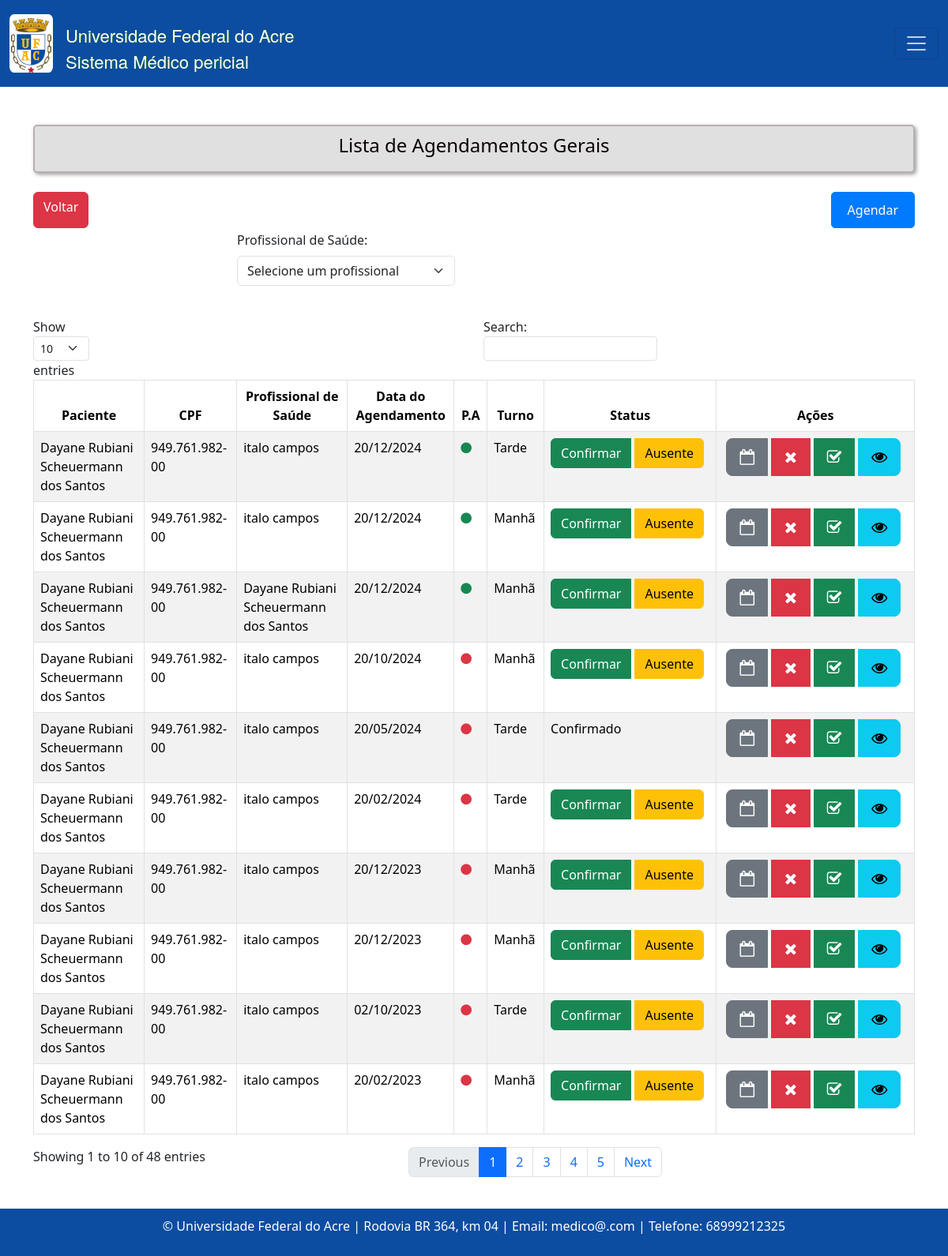
Page /agendamento/lista on the committed database.
### consulta/models.py (models this page shows, shortened)
class Agendamento(models.Model):
    TURNO_CHOICES = [
        ('manha', 'Manhã'),
        ('tarde', 'Tarde'),
    ]
    status_atendimento = models.CharField(max_length=20, choices=[
        ('confirmado', 'Confirmado'),
        ('ausente', 'Ausente'),
        ('pendente', 'Pendente'),
    ], default='pendente')
    paciente = models.ForeignKey(Paciente, on_delete=models.CASCADE)
    profissional_saude = models.ForeignKey(Profissionaldasaude, on_delete=models.CASCADE)
    data_agendamento = models.DateTimeField(u'Data Agendamento', blank=False, null=False)
    turno = models.CharField(max_length=10, choices=TURNO_CHOICES)
    prioridade_atendimento = models.BooleanField(default=False)
    justificativa_cancelamento = models.TextField(blank=True, null=True)
    class Meta:
        ordering = ['-data_agendamento', 'paciente__nome']
        verbose_name = 'Agendamento'
        verbose_name_plural = 'Agendamentos'

class Paciente(models.Model):
    nome = models.CharField(max_length=100)
    data_nascimento = models.DateField()
    email = models.EmailField()
    rg = models.CharField(max_length=20)
    cpf = models.CharField(max_length=14, validators=[validate_cpf])
    sexo = models.CharField(max_length=1, choices=[('M', 'Masculino'), ('F', 'Feminino')])
    matricula = models.CharField(max_length=20)
    TIPO_PACIENTE_CHOICES = [
        ('Aluno', 'Aluno'),
        ('Servidor', 'Servidor'),
        ('Outro', 'Outro'),
    ]
    tipo_paciente = models.CharField(max_length=20, choices=TIPO_PACIENTE_CHOICES)
    cargo_funcao = models.CharField(max_length=50, default='', blank=True, null=True,)
    cep = models.CharField(max_length=9)
    cidade = models.CharField(max_length=50)
    bairro = models.CharField(max_length=50, default='')
    uf = models.CharField(max_length=2)
    numero = models.CharField(max_length=10)
    ddd_telefone = models.CharField(max_length=3)
    complemento = models.CharField(max_length=100, blank=True, null=True, default='')  # Adicionando o valor padrão aqui

class Profissionaldasaude(models.Model):
    usuario = models.ForeignKey(User, models.SET_NULL, blank=True, null=True,)
    nome = models.CharField('Nome Completo', max_length=100)
    data_nascimento = models.DateField(u'Data de Nascimento',)
    email = models.EmailField()
    rg = models.CharField(max_length=20)
    cpf = models.CharField(max_length=14, validators=[validate_cpf])
    sexo = models.CharField(max_length=1, choices=[('M', 'Masculino'), ('F', 'Feminino')]) #O parâmetro choices em um campo CharField ou IntegerField é usado para fornecer uma lista de escolhas para esse campo
    identificacao_unica = models.CharField(max_length=50, default='')
    cep = models.CharField(max_length=9)
    cidade = models.CharField(max_length=50)
    bairro = models.CharField(max_length=50, default='')
    uf = models.CharField('UF', max_length=2, choices=UF_CHOICE, default='AC')
    numero = models.CharField(max_length=10)
    ddd_telefone = models.CharField('Telefone Celular', max_length=14, help_text='Com DDD.')
    complemento = models.CharField(max_length=100, blank=True, null=True, default='') # blank=True, null=True é pra dizer que não é obrigatorio
    area = models.CharField(max_length=50, default='')
    unidade_siass = models.CharField(max_length=50, default='')
    formacao = models.CharField(max_length=20)
    conselho = models.CharField(max_length=20)
    registro = models.CharField(max_length=20)
    class Meta:
        ordering = ['nome', ]
        verbose_name = 'Profissonal de saúde'
        verbose_name_plural = 'Profissonais de saúde'

### consulta/views.py (the view, shortened to what this page needs)
# urls.py: path('agendamento/lista', listar_agendamentos, name='agendamentoListagem'),
def listar_agendamentos(request):
    form = PesquisaAgendamentoForm(request.GET)
    agendamentos = Agendamento.objects.all()
    profissionais_saude = Profissionaldasaude.objects.all()
    profissional_id = request.GET.get('profissional_saude')
    agendamentos = agendamentos.order_by('-data_agendamento')
    return render(request, 'consultas/listagem_agendamentos.html', {'form': form, 'agendamentos': agendamentos, 'profissionais_saude': profissionais_saude})

### consulta/forms.py
class PesquisaAgendamentoForm(forms.Form):
    cpf = forms.CharField(label='', required=False, widget=forms.TextInput(attrs={'class': 'form-control', 'placeholder': 'Pesquise por CPF'}))
    data_agendamento = forms.DateField(label='', required=False, widget=forms.DateInput(attrs={'type': 'date', 'class': 'form-control'}))

### templates/consultas/listagem_agendamentos.html (shortened to what this page needs)
{% extends "base.html" %}
{% load static %}
{% block content %}
<div class="text-center mb-4 custom-title">
  <h4>Lista de Agendamentos Gerais</h4>
</div>
<div class="d-flex justify-content-between">
  <a class="btn btn-danger" href="{% url 'home' %}" style="margin-bottom: 3px">
    Voltar
  </a>
  <a class="btn btn-primary" href="{% url 'agendamentoCreate' %}" style="margin-bottom: 3px">
    Agendar
  </a>
</div>
<div class="mb-4">
  <form method="get" class="mx-auto" style="max-width: 600px;">
    <div class="row">
      <div class="row align-items-end">
        <div class="col-md-6 mb-3">
          <label for="profissional_saude" class="form-label">Profissional de Saúde:</label>
          <select name="profissional_saude" id="profissional_saude" class="form-select">
            <option value="" selected>Selecione um profissional</option>
          </select>
        </div>
      </div>
      </div>
  </form>
</div>
<div class="table-responsive">
  <table id="example" class="table table-striped nowrap table-bordered" style="width:100%">
    <thead>
      <tr class="custom-table-row">
        <th scope="col" class="text-center">Paciente</th>
        <th scope="col" class="text-center">CPF</th>
        <th scope="col" class="text-center">Profissional de Saúde</th>
        <th scope="col" class="text-center">Data do Agendamento</th>
        <th scope="col" class="text-center">P.A</th>
        <th scope="col" class="text-center">Turno</th>
        <th scope="col" class="text-center">Status</th>
        <th scope="col" class="text-center">Ações</th>
      </tr>
    </thead>
    <tbody>
      {% for agendamento in agendamentos %}
      <tr>
        <td>{{ agendamento.paciente.nome }}</td>
        <td>{{ agendamento.paciente.cpf }}</td>
        <td>{{ agendamento.profissional_saude.nome }}</td>
        <td>{{ agendamento.data_agendamento | date:"d/m/Y " }}</td>
        <td>
          {% if agendamento.prioridade_atendimento %}
          <i class="fa fa-circle text-success text-center" ></i>
          {% else %}
          <i class="fa fa-circle text-danger text-center" ></i>
          {% endif %}
        </td>
        <td>
          {% if agendamento.turno == 'manha' %}
          Manhã
          {% elif agendamento.turno == 'tarde' %}
          Tarde
          {% else %}
          {{ agendamento.turno }}
          {% endif %}
        </td>
        <td>
          {% if agendamento.status_atendimento == 'pendente' %}
          <div class="btn-group" role="group" aria-label="Status">
            <a href="{% url 'agendamentoConfirmar' agendamento.id %}" class="btn btn-success">Confirmar</a>
            <a href="{% url 'agendamentoAusente' agendamento.id %}" class="btn btn-warning ms-1">Ausente</a>
          </div>
          {% elif agendamento.status_atendimento == 'confirmado' %}
          Confirmado
          {% elif agendamento.status_atendimento == 'ausente' %}
          Ausente
          {% else %}
          <span class="text-success">Cancelado</span>
          {% endif %}
        </td>
        <td>
          <div class="btn-group" role="group" aria-label="Ações">
            <button type="button" class="btn btn-secondary ms-1 btn-lg custom-btn" onclick="redirecionar('{% url 'reagendarAgendamento' agendamento.id %}')" title='Reagendar'><i class="fa fa-calendar-o" aria-hidden="true"></i> </button>
            <button type="button" class="btn btn-danger ms-1 btn-lg custom-btn" data-bs-toggle="modal" data-bs-target="#cancelarModal{{ agendamento.id }}" title="Cancelar" onclick="confirmarCancelamento('{{ agendamento.id }}')"><i class="fa fa-times" aria-hidden="true"></i></button>
            <button type="button" class="btn btn-success ms-1 btn-lg custom-btn" onclick="redirecionar('{% url 'criar_atendimento' agendamento.id %}')" title="Atender"><i class="fa fa-check-square-o" aria-hidden="true"></i></button>
            <button type="button" class="btn btn-info ms-1 btn-lg custom-btn" onclick="redirecionar('{% url 'confirmAgendamento' agendamento.id %}')" title="Visualizar"><i class="fa fa-eye" aria-hidden="true"></i></button>
          </div>
        </td>
      </tr>
      {% endfor %}
    </tbody>
  </table>
</div>
{% endblock %}

### static/css/estilos.css (style rules this page uses)
* { scroll-behavior: smooth ; }
.custom-title { font-size: 24px; font-weight: bold; color: #0a0101; background-color: #e0e0e0; padding: 10px; border: 2px solid #b8b0b0; border-radius: 5px; box-shadow: 2px 2px 5px #9b9b9b; margin-bottom: 5px; }
.btn-primary { background-color: #007bff; color: #fff; border: 1px solid #007bff; border-radius: 5px; padding: 10px 20px; text-decoration: none; display: inline-block; transition: background-color 0.3s ease; }

### rows in the picture
Agendamento: paciente.nome "Dayane Rubiani Scheuermann dos Santos", paciente.cpf "949.761.982-00", profissional_saude.nome "italo campos", data_agendamento "20/12/2024", prioridade_atendimento True (drawn), turno "Tarde", status_atendimento "Confirmar"
Agendamento: paciente.nome "Dayane Rubiani Scheuermann dos Santos", paciente.cpf "949.761.982-00", profissional_saude.nome "italo campos", data_agendamento "20/12/2024", prioridade_atendimento True (drawn), turno "Manhã", status_atendimento "Confirmar"
Agendamento: paciente.nome "Dayane Rubiani Scheuermann dos Santos", paciente.cpf "949.761.982-00", profissional_saude.nome "Dayane Rubiani Scheuermann dos Santos", data_agendamento "20/12/2024", prioridade_atendimento True (drawn), turno "Manhã", status_atendimento "Confirmar"
Agendamento: paciente.nome "Dayane Rubiani Scheuermann dos Santos", paciente.cpf "949.761.982-00", profissional_saude.nome "italo campos", data_agendamento "20/10/2024", prioridade_atendimento False (drawn), turno "Manhã", status_atendimento "Confirmar"
Agendamento: paciente.nome "Dayane Rubiani Scheuermann dos Santos", paciente.cpf "949.761.982-00", profissional_saude.nome "italo campos", data_agendamento "20/05/2024", prioridade_atendimento False (drawn), turno "Tarde", status_atendimento "Confirmado"
Agendamento: paciente.nome "Dayane Rubiani Scheuermann dos Santos", paciente.cpf "949.761.982-00", profissional_saude.nome "italo campos", data_agendamento "20/02/2024", prioridade_atendimento False (drawn), turno "Tarde", status_atendimento "Confirmar"
Agendamento: paciente.nome "Dayane Rubiani Scheuermann dos Santos", paciente.cpf "949.761.982-00", profissional_saude.nome "italo campos", data_agendamento "20/12/2023", prioridade_atendimento False (drawn), turno "Manhã", status_atendimento "Confirmar"
Agendamento: paciente.nome "Dayane Rubiani Scheuermann dos Santos", paciente.cpf "949.761.982-00", profissional_saude.nome "italo campos", data_agendamento "20/12/2023", prioridade_atendimento False (drawn), turno "Manhã", status_atendimento "Confirmar"
Agendamento: paciente.nome "Dayane Rubiani Scheuermann dos Santos", paciente.cpf "949.761.982-00", profissional_saude.nome "italo campos", data_agendamento "02/10/2023", prioridade_atendimento False (drawn), turno "Tarde", status_atendimento "Confirmar"
Agendamento: paciente.nome "Dayane Rubiani Scheuermann dos Santos", paciente.cpf "949.761.982-00", profissional_saude.nome "italo campos", data_agendamento "20/02/2023", prioridade_atendimento False (drawn), turno "Manhã", status_atendimento "Confirmar"
